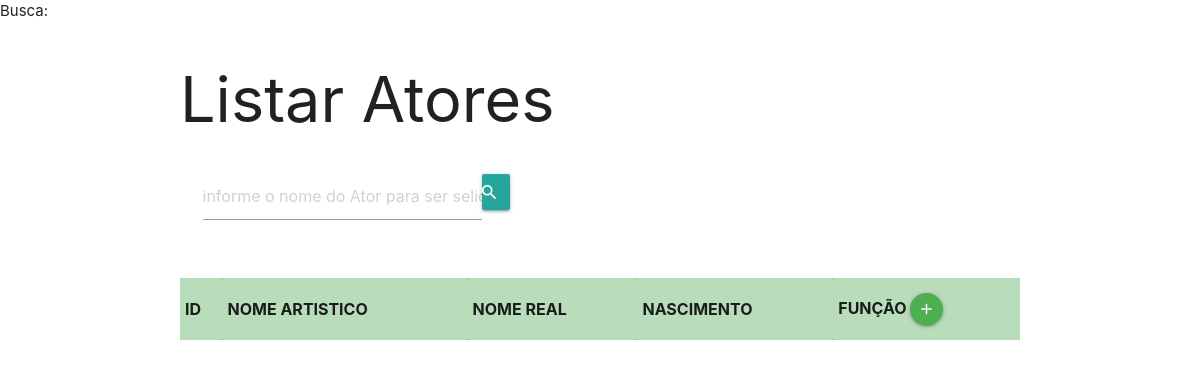
/VIEW/ator/lstator.php, run on an earlier commit of the app's database.
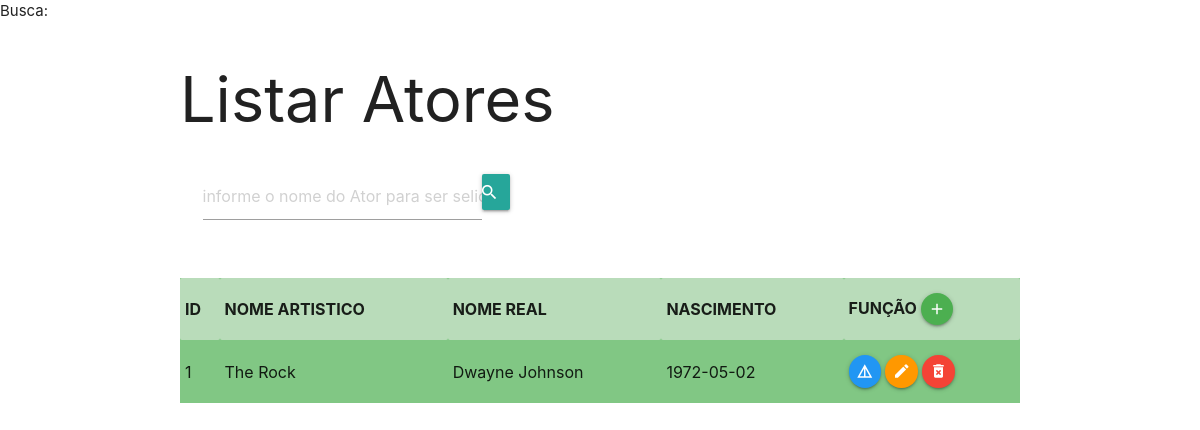
And on a later commit of the database.
### tables this page shows
CREATE TABLE `ator` (
  `id` int(11) NOT NULL,
  `nome_artistico` varchar(35) NOT NULL,
  `nome_real` varchar(50) NOT NULL,
  `nascimento` date NOT NULL
);

### DAL/dalAtor.php (called while the page is built, shortened)
<?php
    include_once  'C:\xampp\htdocs\trabalho2bcct2php2023\MODEL\ator.php';
    class dalAtor {
        public function Select() {
          $con = Conexao::conectar();
          $sql = "select * from ator;";
          $result = $con->query($sql);
          foreach($result as $linha){
               $ator = new \MODEL\Ator();
               $ator->setId($linha['id']);
               $ator->setNomeArtistico($linha['nome_artistico']);
               $ator->setNomeReal($linha['nome_real']);
               $ator->setNascimento($linha['nascimento']);
               $lstator[]= $ator;
          }
          return $lstator;
        }
    }
?>

### BLL/bllator.php (called while the page is built, shortened)
<?php
    include_once 'C:\xampp\htdocs\trabalho2bcct2php2023\DAL\dalAtor.php';
    class bllAtor {
        public function Select (){
            $dal = new  \Dal\dalAtor();
            return $dal->Select();
        }
    }
?>

### MODEL/ator.php (called while the page is built, shortened)
<?php
   class Ator{
        private ?int $id;
        private ?string $nome_artistico;
        private ?string $nome_real;
        private ?string $nascimento;
        public function getId() {
            return $this->id;
        }
        public function setId(int $id){
            $this->id = $id;
        }
        public function getNomeArtistico() {
            return $this->nome_artistico;
        }
        public function setNomeArtistico(string $nome_artistico){
            $this->nome_artistico = $nome_artistico;
        }
        public function getNomeReal() {
            return $this->nome_real;
        }
        public function setNomeReal(string $nome_real){
            $this->nome_real = $nome_real;
        }
        public function getNascimento() {
            return $this->nascimento;
        }
        public function setNascimento(string $nascimento){
            $this->nascimento = $nascimento;
        }
   }
?>

### VIEW/ator/lstator.php (the view, shortened to what this page needs)
<?php
include_once  'C:\xampp\htdocs\trabalho2bcct2php2023\BLL\bllator.php';
if (isset($_GET['busca']))
    $busca = $_GET['busca'];
else $busca = null;
$bll = new \bll\bllAtor();
if ($busca == null)
    $lstator = $bll->Select();
else $lstator = $bll->SelectNome($busca);
?>
<!DOCTYPE html>
<html lang="pt-br">
<head>
    <link rel="stylesheet" href="https://cdnjs.cloudflare.com/ajax/libs/materialize/1.0.0/css/materialize.min.css">
</head>
<body>
    <div class="container">
    <h1>Listar Atores</h1>
    <div class="row">
            <div class="input-field">
                <form action="../ator/lstator.php" method="GET" id="frmBuscaAtor" class="col s8">
                    <div class="input-field col s8">
                        <input type="text" placeholder="informe o nome do Ator para ser selicionado" class="form-control col s10" id="txtBusca" name="busca">
                        <button class="btn waves-effect waves-light col m1" type="submit" name="action">
                            <i class="material-icons right">search</i></button>
                    </div>
                </form>
            </div>
        </div>
<table class="striped green lighten-2">
    <tr>
        <th>ID</th>
        <th>NOME ARTISTICO</th>
        <th>NOME REAL</th>
        <th>NASCIMENTO</th>
        <th>FUNÇÃO
            <a class="btn-floating btn-small waves-effect waves-light green" onclick="JavaScript:location.href='insarea.php'">
                <i class="material-icons">add</i>
            </a>
        </th>
    </tr>
    <?php
    if ($lstator != null)
        foreach ($lstator as $ator) {
    ?>
        <tr>
            <td><?php echo $ator->getId(); ?></td>
            <td><?php echo $ator->getNomeArtistico(); ?></td>
            <td><?php echo $ator->getNomeReal(); ?></td>
            <td><?php echo $ator->getNascimento(); ?></td>
            <td>
                <a class="btn-floating btn-small waves-effect waves-light blue" onclick="JavaScript:location.href='detator.php?id=' +
                       <?php echo $ator->getId(); ?>">
                    <i class="material-icons">details</i>
                </a>
                <a class="btn-floating btn-small waves-effect waves-light orange" onclick="JavaScript:location.href='edtator.php?id=' +
                       <?php echo $ator->getId(); ?>">
                    <i class="material-icons">edit</i>
                </a>
                <a class="btn-floating btn-small waves-effect waves-light red" onclick="JavaScript:remover(<?php echo $ator->getId(); ?>)">
                    <i class="material-icons">delete_forever</i>
                </a>
            </td>
        </tr>
    <?php
        }
    ?>
</table>
    </div>
</body>
</html>

What changed in the data, as far as the page shows it:
added ator: id "1", nome_artistico "The Rock", nome_real "Dwayne Johnson", nascimento "1972-05-02"
